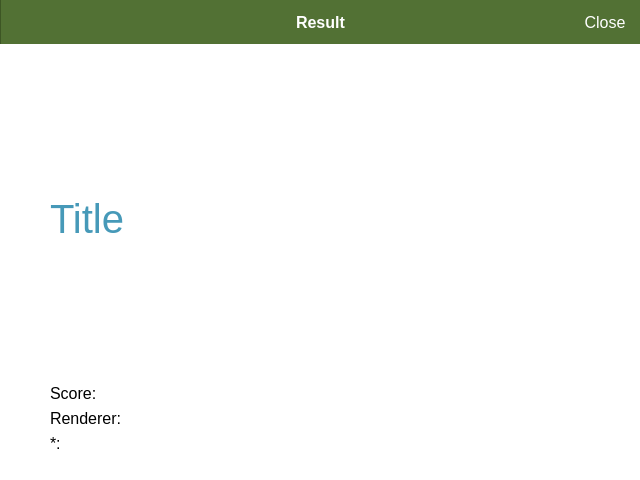
<?xml version="1.0" encoding="UTF-8"?>
<ui version="4.0">
 <class>ResultDetailPage</class>
 <widget class="QWidget" name="ResultDetailPage">
  <property name="windowModality">
   <enum>Qt::NonModal</enum>
  </property>
  <property name="geometry">
   <rect>
    <x>0</x>
    <y>0</y>
    <width>640</width>
    <height>480</height>
   </rect>
  </property>
  <property name="sizePolicy">
   <sizepolicy hsizetype="Expanding" vsizetype="Expanding">
    <horstretch>0</horstretch>
    <verstretch>0</verstretch>
   </sizepolicy>
  </property>
  <property name="palette">
   <palette>
    <active>
     <colorrole role="Base">
      <brush brushstyle="SolidPattern">
       <color alpha="255">
        <red>255</red>
        <green>255</green>
        <blue>255</blue>
       </color>
      </brush>
     </colorrole>
     <colorrole role="Window">
      <brush brushstyle="SolidPattern">
       <color alpha="255">
        <red>255</red>
        <green>255</green>
        <blue>255</blue>
       </color>
      </brush>
     </colorrole>
    </active>
    <inactive>
     <colorrole role="Base">
      <brush brushstyle="SolidPattern">
       <color alpha="255">
        <red>255</red>
        <green>255</green>
        <blue>255</blue>
       </color>
      </brush>
     </colorrole>
     <colorrole role="Window">
      <brush brushstyle="SolidPattern">
       <color alpha="255">
        <red>255</red>
        <green>255</green>
        <blue>255</blue>
       </color>
      </brush>
     </colorrole>
    </inactive>
    <disabled>
     <colorrole role="Base">
      <brush brushstyle="SolidPattern">
       <color alpha="255">
        <red>255</red>
        <green>255</green>
        <blue>255</blue>
       </color>
      </brush>
     </colorrole>
     <colorrole role="Window">
      <brush brushstyle="SolidPattern">
       <color alpha="255">
        <red>255</red>
        <green>255</green>
        <blue>255</blue>
       </color>
      </brush>
     </colorrole>
    </disabled>
   </palette>
  </property>
  <property name="windowTitle">
   <string>Form</string>
  </property>
  <property name="autoFillBackground">
   <bool>true</bool>
  </property>
  <property name="styleSheet">
   <string notr="true">QWidget#diagramTopBar
{
	border-style: solid;
	border-color: #3d5624;
	border-width: 0px 0px 0px 1px;
	background-color: #527134;
}

QLabel#titleLabel
{
	background-color: #527134;
	color: #fff;
	font-weight: bold;
	font-size: 16px;
}

QPushButton#closeButton,#diagramHiddenButton {
	background-color: #527134;
	border: none;
	min-width: 70px; max-width: 70px;
	color: #fff;
	font-weight: normal;
	font-size: 16px;
}

QPushButton#closeButton:hover
{
	background-color: #577837;
}

QPushButton#closeButton:pressed
{
	background-color: #4d6a31;
}

QPushButton#diagramHiddenButton
{
	color: #527134;
}
</string>
  </property>
  <layout class="QVBoxLayout" name="verticalLayout_4">
   <property name="leftMargin">
    <number>0</number>
   </property>
   <property name="topMargin">
    <number>0</number>
   </property>
   <property name="rightMargin">
    <number>0</number>
   </property>
   <property name="bottomMargin">
    <number>0</number>
   </property>
   <item>
    <widget class="QWidget" name="diagramTopBar" native="true">
     <property name="minimumSize">
      <size>
       <width>0</width>
       <height>44</height>
      </size>
     </property>
     <property name="maximumSize">
      <size>
       <width>16777215</width>
       <height>44</height>
      </size>
     </property>
     <layout class="QHBoxLayout" name="horizontalLayout_7">
      <property name="spacing">
       <number>0</number>
      </property>
      <property name="leftMargin">
       <number>1</number>
      </property>
      <property name="topMargin">
       <number>0</number>
      </property>
      <property name="rightMargin">
       <number>0</number>
      </property>
      <property name="bottomMargin">
       <number>0</number>
      </property>
      <item>
       <widget class="QPushButton" name="diagramHiddenButton">
        <property name="sizePolicy">
         <sizepolicy hsizetype="Minimum" vsizetype="Expanding">
          <horstretch>0</horstretch>
          <verstretch>0</verstretch>
         </sizepolicy>
        </property>
        <property name="text">
         <string>Close</string>
        </property>
        <property name="flat">
         <bool>false</bool>
        </property>
       </widget>
      </item>
      <item>
       <spacer name="horizontalSpacer_5">
        <property name="orientation">
         <enum>Qt::Horizontal</enum>
        </property>
        <property name="sizeHint" stdset="0">
         <size>
          <width>40</width>
          <height>20</height>
         </size>
        </property>
       </spacer>
      </item>
      <item>
       <widget class="QLabel" name="titleLabel">
        <property name="text">
         <string>Result</string>
        </property>
       </widget>
      </item>
      <item>
       <spacer name="horizontalSpacer_6">
        <property name="orientation">
         <enum>Qt::Horizontal</enum>
        </property>
        <property name="sizeHint" stdset="0">
         <size>
          <width>40</width>
          <height>20</height>
         </size>
        </property>
       </spacer>
      </item>
      <item>
       <widget class="QPushButton" name="closeButton">
        <property name="sizePolicy">
         <sizepolicy hsizetype="Minimum" vsizetype="Expanding">
          <horstretch>0</horstretch>
          <verstretch>0</verstretch>
         </sizepolicy>
        </property>
        <property name="text">
         <string>Close</string>
        </property>
        <property name="flat">
         <bool>false</bool>
        </property>
       </widget>
      </item>
     </layout>
    </widget>
   </item>
   <item>
    <layout class="QVBoxLayout" name="detailsLayout">
     <property name="leftMargin">
      <number>50</number>
     </property>
     <property name="topMargin">
      <number>9</number>
     </property>
     <property name="rightMargin">
      <number>9</number>
     </property>
     <property name="bottomMargin">
      <number>9</number>
     </property>
     <item>
      <widget class="QLabel" name="resultNameLabel">
       <property name="minimumSize">
        <size>
         <width>0</width>
         <height>60</height>
        </size>
       </property>
       <property name="palette">
        <palette>
         <active>
          <colorrole role="WindowText">
           <brush brushstyle="SolidPattern">
            <color alpha="255">
             <red>70</red>
             <green>153</green>
             <blue>184</blue>
            </color>
           </brush>
          </colorrole>
          <colorrole role="Text">
           <brush brushstyle="SolidPattern">
            <color alpha="255">
             <red>70</red>
             <green>153</green>
             <blue>184</blue>
            </color>
           </brush>
          </colorrole>
         </active>
         <inactive>
          <colorrole role="WindowText">
           <brush brushstyle="SolidPattern">
            <color alpha="255">
             <red>70</red>
             <green>153</green>
             <blue>184</blue>
            </color>
           </brush>
          </colorrole>
          <colorrole role="Text">
           <brush brushstyle="SolidPattern">
            <color alpha="255">
             <red>70</red>
             <green>153</green>
             <blue>184</blue>
            </color>
           </brush>
          </colorrole>
         </inactive>
         <disabled>
          <colorrole role="WindowText">
           <brush brushstyle="SolidPattern">
            <color alpha="255">
             <red>120</red>
             <green>120</green>
             <blue>120</blue>
            </color>
           </brush>
          </colorrole>
          <colorrole role="Text">
           <brush brushstyle="SolidPattern">
            <color alpha="255">
             <red>120</red>
             <green>120</green>
             <blue>120</blue>
            </color>
           </brush>
          </colorrole>
         </disabled>
        </palette>
       </property>
       <property name="font">
        <font>
         <family>MS Sans Serif</family>
         <pointsize>30</pointsize>
        </font>
       </property>
       <property name="text">
        <string>Title</string>
       </property>
      </widget>
     </item>
     <item>
      <widget class="QLabel" name="scoreLabel">
       <property name="sizePolicy">
        <sizepolicy hsizetype="Preferred" vsizetype="Maximum">
         <horstretch>0</horstretch>
         <verstretch>0</verstretch>
        </sizepolicy>
       </property>
       <property name="font">
        <font>
         <family>MS Sans Serif</family>
         <pointsize>12</pointsize>
        </font>
       </property>
       <property name="text">
        <string>Score:</string>
       </property>
      </widget>
     </item>
     <item>
      <widget class="QLabel" name="rendererLabel">
       <property name="sizePolicy">
        <sizepolicy hsizetype="Preferred" vsizetype="Maximum">
         <horstretch>0</horstretch>
         <verstretch>0</verstretch>
        </sizepolicy>
       </property>
       <property name="font">
        <font>
         <family>MS Sans Serif</family>
         <pointsize>12</pointsize>
        </font>
       </property>
       <property name="text">
        <string>Renderer:</string>
       </property>
      </widget>
     </item>
     <item>
      <widget class="QLabel" name="flagsLabel">
       <property name="sizePolicy">
        <sizepolicy hsizetype="Preferred" vsizetype="Maximum">
         <horstretch>0</horstretch>
         <verstretch>0</verstretch>
        </sizepolicy>
       </property>
       <property name="font">
        <font>
         <family>MS Sans Serif</family>
         <pointsize>12</pointsize>
        </font>
       </property>
       <property name="text">
        <string>*:</string>
       </property>
      </widget>
     </item>
    </layout>
   </item>
   <item>
    <layout class="QVBoxLayout" name="chartLayout">
     <property name="leftMargin">
      <number>9</number>
     </property>
     <property name="topMargin">
      <number>9</number>
     </property>
     <property name="rightMargin">
      <number>9</number>
     </property>
     <property name="bottomMargin">
      <number>9</number>
     </property>
    </layout>
   </item>
  </layout>
 </widget>
 <resources/>
 <connections/>
</ui>
